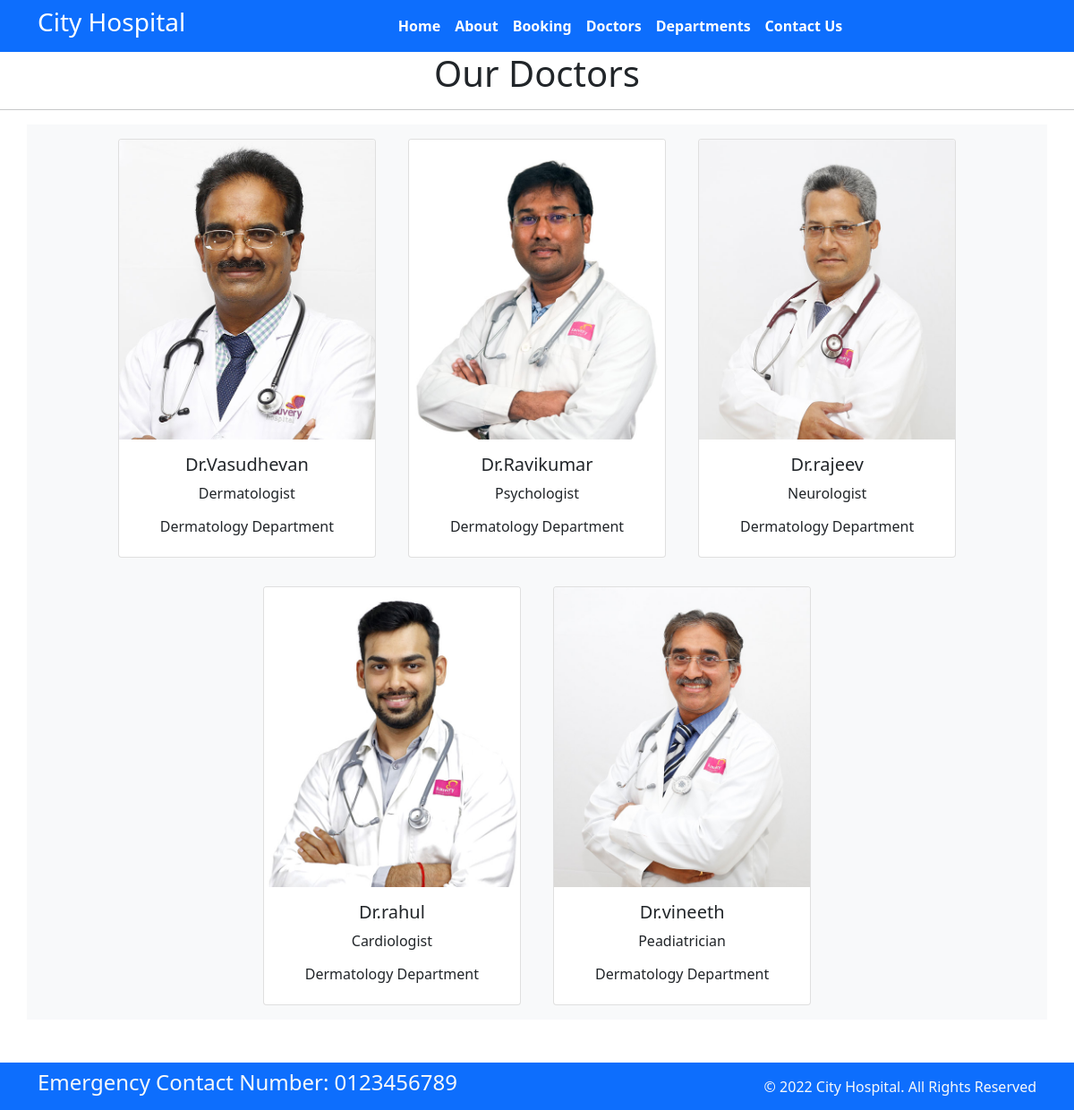
The app's page /doctors/ with its own data.
### home/models.py (models this page shows, shortened)
class Doctors(models.Model):
     doc_name = models.CharField(max_length=255)
     doc_spec = models.CharField(max_length=255)
     dop_name = models.ForeignKey(Departments, on_delete=models.CASCADE)
     doc_image = models.ImageField(upload_to='doctors')

### home/views.py (the view)
# urls.py: path('doctors/', views.doctors, name='doctors'),
def doctors (request):
     dict_docs={
          'doctors': Doctors.objects.all()
     }
     return render(request, "doctors.html",dict_docs)

### templates/doctors.html (shortened to what this page needs)
{% extends 'base.html' %}
{% block content %}
<h1 class="text-center">Our Doctors</h1>
<hr>
<div class="container text-center bg-light">
{% for d in doctors %}
<div class="card text-center mx-3 my-3" style="width: 18rem; display:inline-block">
    <img src="{{d.doc_image.url}}" class="card-img-top" alt="...">
    <div class="card-body">
      <h5 class="card-title">{{d.doc_name}}</h5>
      <p class="card-text">{{d.doc_spec}}</p>
      <h6>{{d.dep_name}}Dermatology Department</h6>
    </div>
  </div>
{% endfor %}
</div>
{% endblock %}

### templates/base.html (shortened to what this page needs)
 {% load static %}
<!DOCTYPE html>
<html>
  <head>
    <link rel="stylesheet"
      href=" https://cdn.jsdelivr.net/npm/bootstrap@5.1.3/dist/css/bootstrap.min.css ">
    <link rel="stylesheet"
      href="https://use.fontawesome.com/releases/v5.2.0/css/all.css">
      <link rel="stylesheet"
      href="{% static '/css/style.css'%}">
  </head>
  <body>
    <nav class="navbar bg-primary navbar-expand-md ">
      <div class="container">
        <div class="col-2 text-left pl-md-0">
          <h3 class="text-white"> City Hospital </h3>
        </div>
        <div
          class="collapse navbar-collapse justify-content-center col-md-8 navbar-collapse-3">
          <ul class="navbar-nav justify-content-center  fw-bold">
            <li class="nav-item active">
              <a class="nav-link text-white" href="{% url 'home' %}">Home </a>
            </li>
            <li class="nav-item">
              <a class="nav-link text-white" href=" {% url 'about'  %}">About</a>
            </li>
            <li class="nav-item">
              <a class="nav-link text-white" href="{% url 'booking' %}">Booking</a>
            </li>
            <li class="nav-item">
              <a class="nav-link text-white" href="{% url 'doctors' %}">Doctors</a>
            </li>
			 <li class="nav-item">
              <a class="nav-link text-white" href="{% url 'department' %}">Departments</a>
            </li>
            <li class="nav-item">
              <a class="nav-link text-white" href="{% url 'contact' %}">Contact Us</a>
            </li>
          </ul>
        </div>
      </div>
    </nav>
    {% block content %}{% endblock %}
  <br>
	<br>
    <section class="">
      <footer class="pt-2 pb-2  bg-primary text-light">
        <div class="container">
          <div class="row align-items-center">
            <div class="col-12 col-md-8">
              <h4>Emergency Contact Number: 0123456789</h4>
            </div>
            <div class="col-12 col-md-4 mt-4 mt-md-0 text-center text-md-end">
              © 2022 City Hospital. All Rights Reserved
            </div>
          </div>
        </div>
      </footer>
    </section>
  </body>
</html>

### records on screen
Doctors: doc_image (picture), doc_name "Dr.Vasudhevan", doc_spec "Dermatologist"
Doctors: doc_image (picture), doc_name "Dr.Ravikumar", doc_spec "Psychologist"
Doctors: doc_image (picture), doc_name "Dr.rajeev", doc_spec "Neurologist"
Doctors: doc_image (picture), doc_name "Dr.rahul", doc_spec "Cardiologist"
Doctors: doc_image (picture), doc_name "Dr.vineeth", doc_spec "Peadiatrician"
